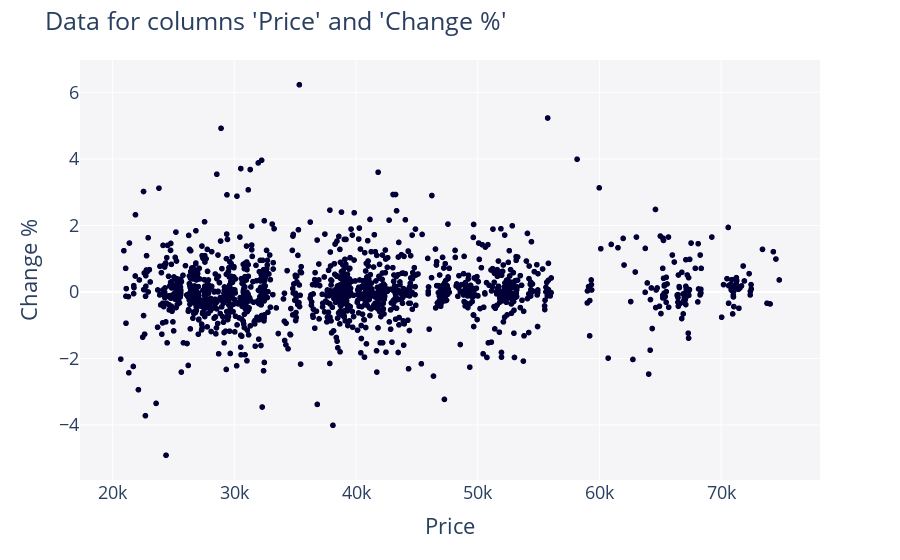

Source (notebook cell):
### Markdown cell above
### Step 5: Model Comparison and Selection
- Evaluate the fitted copula model and compare it with other candidate models
- Visualize the dependence structure

### Code cell
scatter_2d(data[['Price', 'Change %']])

### Figure 1 — Plotly figure (JSON) as saved in the notebook; plotly's stock layout.template omitted (floating-point values rounded to 4 significant figures; data arrays with more than 128 entries replaced by an {"elided": "..."} marker saying what was removed)
{"data": [{"hovertemplate": "Data=Real<br>Price=%{x}<br>Change %=%{y}<extra></extra>", "legendgroup": "Real", "marker": {"color": "#000036", "symbol": "circle"}, "mode": "markers", "name": "Real", "showlegend": true, "type": "scattergl", "x": {"elided": "1486 float values"}, "xaxis": "x", "y": {"elided": "1486 float values"}, "yaxis": "y"}], "layout": {"font": {"size": 18}, "legend": {"title": {"text": "Data"}, "tracegroupgap": 0}, "margin": {"t": 60}, "plot_bgcolor": "#F5F5F8", "showlegend": false, "title": {"text": "Data for columns 'Price' and 'Change %'"}, "xaxis": {"anchor": "y", "domain": [0, 1], "title": {"text": "Price"}}, "yaxis": {"anchor": "x", "domain": [0, 1], "title": {"text": "Change %"}}}}
